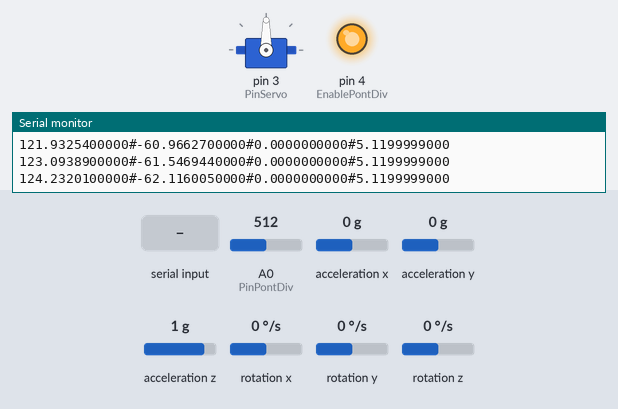
Recording of a sketch running on a simulated Arduino Uno, built with avr-gcc and run on an emulated ATmega328P. On the bench: servo, output pins drawn as LEDs (lit = HIGH), the last lines printed to the serial monitor. Inputs (shaded band) come from the test bench; at power-on: A0 (PinPontDiv) = 512, acceleration x 0 g, acceleration y 0 g, acceleration z 1 g, rotation x 0 °/s, rotation y 0 °/s, rotation z 0 °/s.

Above: at 1.3 s.
1.4 s: "30,150#" received over Serial
At 1.8 s:
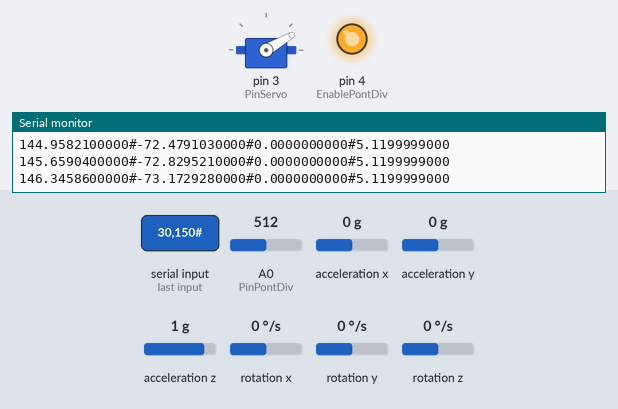
2.9 s: "200#" received over Serial
At 4.1 s:
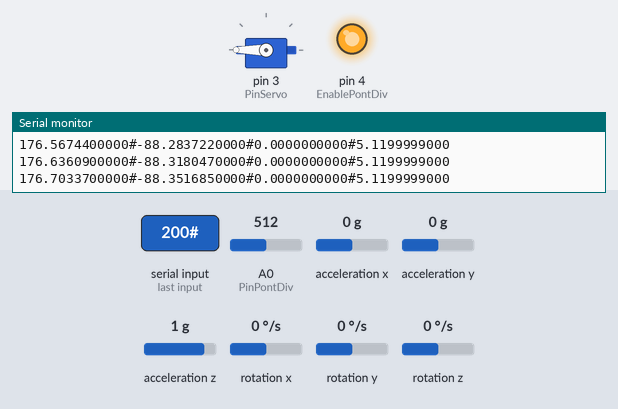
4.4 s: "90,45#" received over Serial
At 5.3 s:
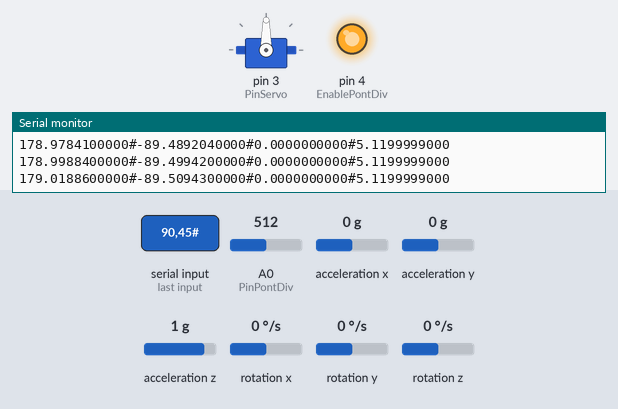
Timing chart, 0 to 7.4 s (numbered marks = the images above; inputs shaded):
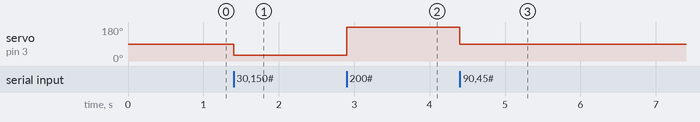

Measured:
- after the input at 1.4 s, servo on pin 3 (PinServo): 90° → 30° at once
- after the input at 2.9 s, servo on pin 3 (PinServo): 30° → 180° at once
- after the input at 4.4 s, servo on pin 3 (PinServo): 180° → 90° at once

The sketch:

Code_Interface_V2.ino
```cpp
#include <Wire.h>
#include <L3G.h>
#include <LSM303.h>
#include <Servo.h>

#define M_PI 3.14159265359
#define RAD_TO_DEG 57.29578

#define GYR_PERCENTAGE 0.98
#define GAIN  8.75/1000.0

Servo servo;

int EnablePontDiv = 4;
int PinServo = 3;
int PinPontDiv = A0;

float ZOffset = 0;
L3G gyro;
LSM303 compass;

void setup() {
  Serial.begin(115200);
  Wire.begin();

  pinMode(EnablePontDiv, OUTPUT);
  pinMode(PinServo, OUTPUT);
  pinMode(PinPontDiv, INPUT);

  digitalWrite(EnablePontDiv, HIGH);

  servo.attach(PinServo);

  if(!compass.init())
  {
    Serial.println("Couldn't autodetect the compass");
    while(1);
  }
  if(!gyro.init())
  {
    Serial.println("Couldn't autodetect the gyroscope");
    while(1);
  }

  gyro.enableDefault();
  compass.enableDefault();

  int counter = 0;
  int t = 0;
  int t_old = 0;
  float dt_sum = 0;
  float dt = 0;

  while(counter < 100)
  {
    counter ++;

    if((millis()-t)>=20)
    {
        t_old  = t;
        t = millis();

        if(t > t_old)
        {
          dt = ( (float)t -  (float)t_old)/1000.0;
          if(dt >0.2)
            dt = 0;
        }
        else
          dt = 0;

    }
    gyro.read();
    ZOffset += gyro.g.z*dt*GAIN;
    dt_sum += dt;
  }

  ZOffset /= dt_sum;
}


long disp_timer = 0;

long timer = 0;
long timer_old = 0;
float dt = 0;


float CFangleX, CFangleY, CFangleZ;


float tau=0.075;
float a=0.1;

float x_angleC = 0.0;

void loop()
{
  float gyrX, gyrY, gyrZ;
  float AccXangle, AccYangle, AccZangle;
  int gyrData[] = {gyro.g.x, gyro.g.y, gyro.g.z};
  int accData[] = {compass.a.x, compass.a.y, compass.a.z};
  if((millis()-timer)>=20)
  {
    timer_old  = timer;
    timer = millis();

    if(timer > timer_old)
    {
      dt = ( (float)timer -  (float)timer_old)/1000.0;
      if(dt >0.2)
        dt = 0;
    }
    else
      dt = 0;


    gyro.read();
    compass.read();


    gyrX = gyro.g.x*dt;//Complementary(, compass.a.x, dt);
    gyrY = gyro.g.y*dt;
    gyrZ = gyro.g.z*GAIN*dt;

    AccXangle = (float) (atan2( compass.a.y, compass.a.z)+M_PI)*RAD_TO_DEG;
    AccYangle = (float) (atan2( compass.a.z,compass.a.x)+M_PI)*RAD_TO_DEG;
    AccZangle = (float) (atan2( compass.a.x, compass.a.y)+M_PI)*RAD_TO_DEG;

    if (AccXangle > 180)
        AccXangle -= (float)360.0;
    if (AccYangle > 180)
        AccYangle -= (float)360.0;

    CFangleX=GYR_PERCENTAGE*(CFangleX+gyrX*dt) +(1 - GYR_PERCENTAGE) * AccXangle;
    CFangleY=GYR_PERCENTAGE*(CFangleY+gyrY*dt) +(1 - GYR_PERCENTAGE) * AccYangle;
    CFangleZ += gyrZ - ZOffset*dt;

    float angle = 0;
    for(int k = 0;k<100;k++)
      angle = analogRead(PinPontDiv);
    angle = (float)angle/100.0;

    Serial.println(
    String(CFangleX, DEC)
    + "#" + String(CFangleY, DEC)
    + "#" + String(CFangleZ, DEC)
    + "#" + String(angle, DEC)
    );

    }
    char myBuffer[64];
    while(Serial.available())
    {
      Serial.readBytesUntil('#', myBuffer, 6);
      int angleToReach = atoi(myBuffer);
      Serial.println(angleToReach);
      servo.write(angleToReach);
    }

}
```
